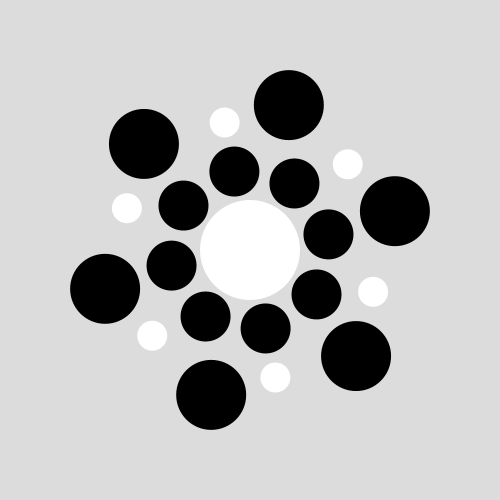
Frame 1 (no input)
Frame 60 (the mouse pressed at the canvas centre just before this capture): identical to frame 1, image omitted
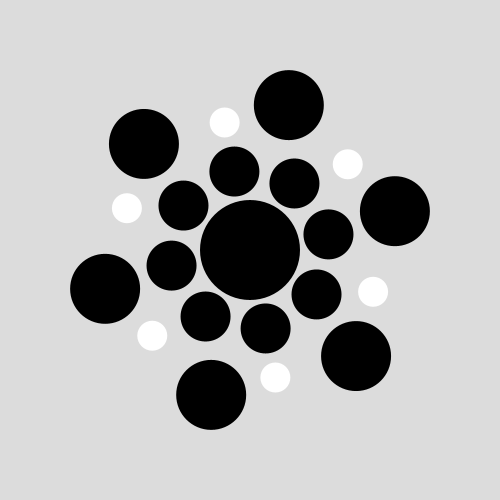
Frame 120 (the mouse held since frame 60 and released just before this capture)

The Processing sketch that drew these frames (run headless with seeded random() and noise(); from frame 60 on, the mouse is pressed at the canvas centre):

// Processing sketch: processing_75099
// ── processing_75099.pde

// 255 = white
// 0 = black
float centerX = width/2;
float centerY = height/2;
PVector centerCircle;
PVector[] level1 = new PVector[8];
PVector[] level2White = new PVector[6];
PVector[] level2Black = new PVector[6]; 
PVector[] level3White = new PVector[6];
PVector[] level3Black = new PVector[6];

  boolean ccFill = true;
  boolean l1cW = false;  
  boolean l2cW = true;
  boolean l2cB = false;

void setup(){
  size(500, 500);
  background(220);
  smooth();
  
  // establishes center circle's coordinate vector
  centerCircle = new PVector(width/2, height/2);
  
  // establishes level 1's coordinate vector
  int count1 = 0;
  for (float i = PI/16; i< 2*PI; i += PI/4){ 
    float amplitude = 80;
    float cxPos = centerX + amplitude * sin(i);
    float cyPos = centerY + amplitude * cos(i);
    PVector temp1 = new PVector(cxPos, cyPos);
    level1[count1] = temp1;
    count1 ++;
  }
  println (level1);
}

// true = white
// false = black

void draw(){
  background(220);
  float centerX = width/2;
  float centerY = height/2;
  
  smooth();
  noStroke();
  
  // center circle
  drawCircle(width/2, height/2, 100, ccFill);
  
  // level 1 circles
  for (float i = PI/16; i< 2*PI; i += PI/4){ 
    float amplitude = 80;
    float cxPos = centerX + amplitude * sin(i);
    float cyPos = centerY + amplitude * cos(i);
    drawCircle(cxPos, cyPos, 50, l1cW);
  }
  
  // level 2 circles - white
  for (float i = PI/16; i< 2*PI; i += PI/3){ 
    float amplitude = 130;
    float cxPos = centerX + amplitude * sin(i);
    float cyPos = centerY + amplitude * cos(i);
    drawCircle(cxPos, cyPos, 30, l2cW);
  }
  
  // level 2 circles - black
  for (float i = PI/4; i< 2*PI; i += PI/3){ 
    float amplitude = 150;
    float cxPos = centerX + amplitude * sin(i);
    float cyPos = centerY + amplitude * cos(i);
    drawCircle(cxPos, cyPos, 70, l2cB);
  }
}

void drawCircle(float cxPos, float cyPos, float radius, boolean shade){
  smooth();
  if (shade == true){
    fill(255);
  } else {
    fill(0);
  }
  ellipse (cxPos, cyPos, radius, radius);
}

// finds distance between mouseX and mouseY and circle to be checked
boolean inCircle(float cx, float cy, float mX, float mY, float radius){
  float distance = dist(cx, cy, mX, mY);
  return (distance <= radius);
}

void mousePressed(){
  float mX = mouseX;
  float mY = mouseY;
  if (inCircle(centerCircle.x, centerCircle.y, mX, mY, 50)){
    ccFill = false;
  } 
}

void mouseReleased(){
  float mX = mouseX;
  float mY = mouseY;
  for (int i=0; i< 8; i++){
    println ("released!" + " " + mouseX + " " + mouseY);
    if (inCircle(level1[i].x, level1[i].y, mX, mY, 25)){
      l1cW = true;
      println ("hurray!");
    }
  }
}
